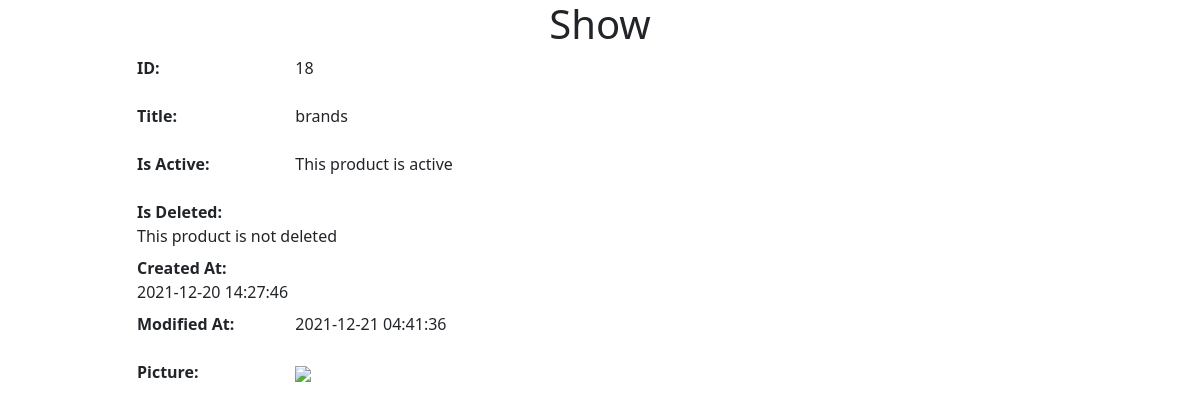
The app's page /admin/Products/show.php?id=18 with its own data.
### tables this page shows
CREATE TABLE `product` (
  `id` int(11) NOT NULL,
  `title` varchar(55) NOT NULL,
  `is_active` tinyint(4) NOT NULL DEFAULT '0',
  `picture` varchar(55) DEFAULT NULL,
  `created_at` datetime NOT NULL DEFAULT CURRENT_TIMESTAMP,
  `modified_at` datetime NOT NULL DEFAULT CURRENT_TIMESTAMP,
  `is_deleted` tinyint(4) DEFAULT '0'
);

### src/Product.php (called while the page is built, shortened)
<?php
class Product
{
    public $conn=null;
    public function __construct()
    {
        $this->conn = new PDO("mysql:host=localhost;dbname=ecommerceseip", 'root', '');
        $this->conn->setAttribute(PDO::ATTR_ERRMODE, PDO::ERRMODE_EXCEPTION);
    }
    public function show(){
     $_id = $_GET['id'];
     $query = "SELECT * FROM `product` WHERE id = :id";
     $stmt = $this->conn->prepare($query);
     $stmt->bindParam('id', $_id);
     $result = $stmt->execute();
     $product = $stmt->fetch();
     return $product;
 }
}

### config.php (called while the page is built, shortened)
<?php
$webroot = "http://localhost/cruddb/";

### admin/Products/show.php (the view, shortened to what this page needs)
<?php
include_once($_SERVER['DOCUMENT_ROOT']."/cruddb/config.php");
$_show = new Product();
$product = $_show->show();
?>
<!doctype html>
<html lang="en">
<head>
    <link href="https://cdn.jsdelivr.net/npm/bootstrap@5.1.3/dist/css/bootstrap.min.css" rel="stylesheet"
>
</head>
<body>
<section>
    <div class="container">
        <div class="row justify-content-center">
            <div class="col-md-10">
                <h1 class="text-center">Show</h1>
                <dl class="row">
                    <dt class="col-md-2">ID:</dt>
                    <dd class="col-md-10"><?=$product['id']?></dd>
                </dl>
                <dl class="row">
                    <dt class="col-md-2">Title:</dt>
                    <dd class="col-md-10"><?=$product['title']?></dd>
                </dl>
                <dl class="row">
                    <dt class="col-md-2">Is Active:</dt>
                    <dd class="col-md-10">
                        <?php
                        if($product['is_active']==1){
                            echo "This product is active";
                        }else{
                            echo"This product is not active";
                        }
                        ?>
                    </dd>
                </dl
                <dl class="row">
                    <dt class="col-md-2">Is Deleted:</dt>
                    <dd class="col-md-10">
                        <?php
                        if($product['is_deleted']==1){
                            echo "This product is deleted";
                        }else{
                            echo"This product is not deleted";
                        }
                        ?>
                    </dd>
                    <dt class="col-md-2">Created At:</dt>
                    <dd class="col-md-10"><?=$product['created_at']?></dd>
                <dl class="row">
                    <dt class="col-md-2">Modified At:</dt>
                    <dd class="col-md-10"><?=$product['modified_at']?></dd>
                </dl>
                <dl class="row">
                    <dt class="col-md-2">Picture:</dt>
                    <dd class="col-md-10">
                        <img height="250px" he src="<?=$webroot?>uploads/<?=$product['picture']?>">
                    </dd>
                </dl>
            </div>
        </div>
    </div>
</section>
</body>
</html>

### records on screen
product: id "18", title "brands", created_at "2021-12-20 14:27:46", modified_at "2021-12-21 04:41:36"
